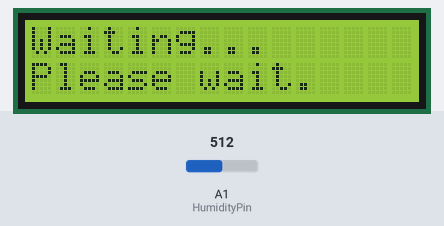
A sketch run on a simulated Arduino Uno, built with avr-gcc and run on an emulated ATmega328P. Shown: 16×2 character LCD. The test bench sets the inputs (shaded band); at power-on: A1 (HumidityPin) = 512. What the sketch prints to the serial monitor is not drawn.

Above: at 9.5 s.
9.6 s: A1 (HumidityPin) set to 716
At 17.3 s:
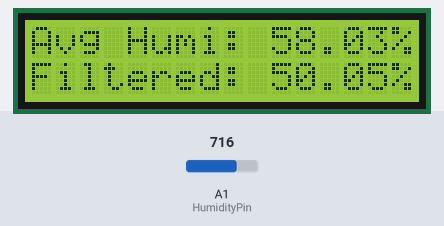
17.8 s: A1 (HumidityPin) set to 900
At 19.0 s:
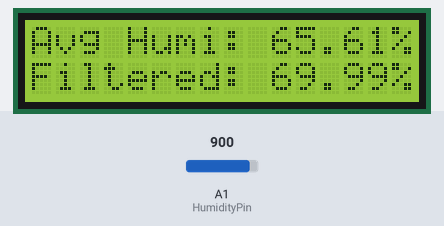
22.1 s: A1 (HumidityPin) set to 1023
At 23.6 s:
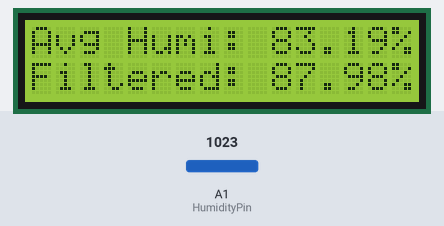
Timing chart, 0 to 25.1 s (numbered marks = the images above; inputs shaded):
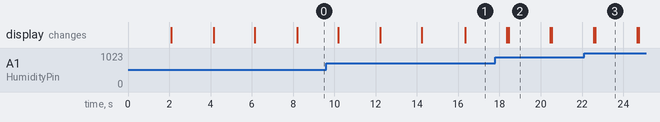

Measured:
- what the display in image 2 shows lasts 2.1 s, from 18.4 s to 20.5 s

The sketch:

laboratory_12.ino
```cpp
#include <Wire.h>
#include <Adafruit_LiquidCrystal.h>

const byte LcdAddress = 0;
Adafruit_LiquidCrystal lcd(LcdAddress);

// Define sensor pins
const int HumidityPin = A1; // Humidity sensor connected to analog pin A1

// Constants for humidity calculation
const float ReferenceVoltage = 5.0; // in volts
const float MaxHumidityValue = 100.0; // Maximum value for humidity

// Array size constants
const int ArraySize = 5;

void setup() {
    // Initialize the LCD with 16 columns and 2 rows
    lcd.begin(16, 2);
    lcd.setBacklight(HIGH); // Activate backlight

    // Start serial communication at 9600 baud rate
    Serial.begin(9600);
}

float getHumidity(int rawValue) {
    float voltage = (rawValue * (ReferenceVoltage / 1023.0)); // Convert to volts
    float humidity = (voltage / ReferenceVoltage) * MaxHumidityValue; // Convert to percentage

    Serial.print("Raw Value: ");
    Serial.println(rawValue);
    Serial.print("Voltage: ");
    Serial.println(voltage);
    Serial.print("Real time humidity = ");
    Serial.println(humidity);

    return humidity;
}

void shiftArray(float arr[], const int size) {
    for (int i = 0; i < size - 1; i++) {
        arr[i] = arr[i + 1];
    }
}

void display(float t1, float t2) {
    lcd.setCursor(0, 0);
    lcd.print("Avg Humi: ");
    lcd.print(t1);
    lcd.print("%");
    lcd.setCursor(0, 1);
    lcd.print("Filtered: ");
    lcd.print(t2);
    lcd.print("%");
}

void displayWaitingMessage() {
    lcd.setCursor(0, 0);
    lcd.print("Waiting...");
    lcd.setCursor(0, 1);
    lcd.print("Please wait.");
}

void clearDisplayMessage() {
    lcd.clear();
}

float calculateWeightedAverage(float readings[], const int size) {
    const int Weight = 2;
    float sum = 0;
    float totalWeight = 0;
    for (int i = 0; i < size; i++) {
        sum += readings[i] * Weight;
        totalWeight += Weight;
    }
    return sum / totalWeight;
}

int compareFloats(const void* a, const void* b) {
    float fa = *(const float*)a;
    float fb = *(const float*)b;
    return (fa > fb) - (fa < fb);
}

float applySaltAndPepperFilter(float readings[], const int size) {
    float sortedReadings[size];
    // Copy the array to a new one for sorting
    for (int i = 0; i < size; i++) {
        sortedReadings[i] = readings[i];
    }
    // Sort the array using qsort
    qsort(sortedReadings, size, sizeof(float), compareFloats);
    // Choose the median value as the filtered reading
    const int MedianIndex = size / 2;
    return sortedReadings[MedianIndex];
}

void loop() {
    static float humidityReadings[ArraySize]; // Static to preserve values between calls
    static int index = 0;

    Serial.println("MEASURING HUMIDITY...");
    int rawHumidityValue = analogRead(HumidityPin);
    humidityReadings[index % ArraySize] = getHumidity(rawHumidityValue); // Use modulo to cycle through array indices

    if (index < ArraySize - 1) {
        displayWaitingMessage();
        delay(2000); // Wait before clearing the display
        clearDisplayMessage();
    }

    if (index >= ArraySize - 1) { // Only process once we have enough readings
        float averageHumidity = calculateWeightedAverage(humidityReadings, ArraySize);
        float filteredHumidity = applySaltAndPepperFilter(humidityReadings, ArraySize);

        lcd.clear(); // Clear the entire LCD screen

        Serial.print("Average Humidity: ");
        Serial.println(averageHumidity);
        Serial.print("Filtered Humidity: ");
        Serial.println(filteredHumidity);

        display(averageHumidity, filteredHumidity);
    }

    delay(2000);
    index++;
}
```
